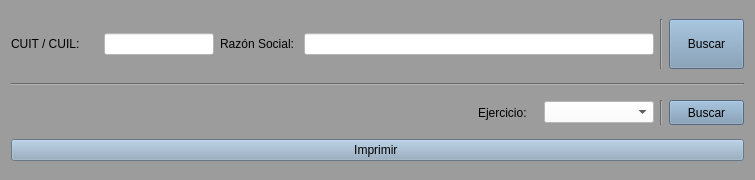
<?xml version="1.0" encoding="UTF-8"?>
<ui version="4.0">
 <class>form_reporte_libro_mayor</class>
 <widget class="QWidget" name="form_reporte_libro_mayor">
  <property name="geometry">
   <rect>
    <x>0</x>
    <y>0</y>
    <width>755</width>
    <height>180</height>
   </rect>
  </property>
  <property name="windowTitle">
   <string>Reporte de Libro Mayor</string>
  </property>
  <property name="styleSheet">
   <string notr="true">font: 10pt &quot;Liberation Sans&quot;;
color: rgb(0, 0, 0);
background-color: rgb(156, 156, 156);
selection-background-color: rgb(164, 190, 221);
selection-color: rgb(0, 0, 0);</string>
  </property>
  <layout class="QGridLayout" name="gridLayout">
   <item row="0" column="0">
    <layout class="QHBoxLayout" name="horizontalLayout_18">
     <item>
      <layout class="QHBoxLayout" name="horizontalLayout_19">
       <item>
        <widget class="QLabel" name="label_17">
         <property name="text">
          <string>CUIT / CUIL: </string>
         </property>
        </widget>
       </item>
       <item>
        <widget class="QLineEdit" name="lne_cuit_2">
         <property name="minimumSize">
          <size>
           <width>110</width>
           <height>0</height>
          </size>
         </property>
         <property name="maximumSize">
          <size>
           <width>110</width>
           <height>16777215</height>
          </size>
         </property>
         <property name="styleSheet">
          <string notr="true">background-color: rgb(255, 255, 255);
color: rgb(0, 0, 0);</string>
         </property>
         <property name="text">
          <string/>
         </property>
        </widget>
       </item>
      </layout>
     </item>
     <item>
      <layout class="QHBoxLayout" name="horizontalLayout_20">
       <item>
        <widget class="QLabel" name="label_18">
         <property name="text">
          <string>Razón Social: </string>
         </property>
        </widget>
       </item>
       <item>
        <widget class="QLineEdit" name="lne_razon_social_2">
         <property name="minimumSize">
          <size>
           <width>350</width>
           <height>0</height>
          </size>
         </property>
         <property name="maximumSize">
          <size>
           <width>350</width>
           <height>16777215</height>
          </size>
         </property>
         <property name="styleSheet">
          <string notr="true">background-color: rgb(255, 255, 255);
color: rgb(0, 0, 0);</string>
         </property>
        </widget>
       </item>
      </layout>
     </item>
     <item>
      <widget class="Line" name="line_2">
       <property name="orientation">
        <enum>Qt::Vertical</enum>
       </property>
      </widget>
     </item>
     <item>
      <widget class="QPushButton" name="btn_buscar_2">
       <property name="minimumSize">
        <size>
         <width>75</width>
         <height>50</height>
        </size>
       </property>
       <property name="maximumSize">
        <size>
         <width>75</width>
         <height>50</height>
        </size>
       </property>
       <property name="styleSheet">
        <string notr="true">background-color: rgb(119, 149, 177);</string>
       </property>
       <property name="text">
        <string>Buscar</string>
       </property>
      </widget>
     </item>
    </layout>
   </item>
   <item row="1" column="0">
    <widget class="Line" name="line">
     <property name="orientation">
      <enum>Qt::Horizontal</enum>
     </property>
    </widget>
   </item>
   <item row="2" column="0">
    <layout class="QGridLayout" name="gridLayout_4">
     <item row="0" column="0">
      <spacer name="horizontalSpacer_2">
       <property name="orientation">
        <enum>Qt::Horizontal</enum>
       </property>
       <property name="sizeHint" stdset="0">
        <size>
         <width>40</width>
         <height>20</height>
        </size>
       </property>
      </spacer>
     </item>
     <item row="0" column="1">
      <spacer name="horizontalSpacer_9">
       <property name="orientation">
        <enum>Qt::Horizontal</enum>
       </property>
       <property name="sizeHint" stdset="0">
        <size>
         <width>40</width>
         <height>20</height>
        </size>
       </property>
      </spacer>
     </item>
     <item row="0" column="2">
      <spacer name="horizontalSpacer_8">
       <property name="orientation">
        <enum>Qt::Horizontal</enum>
       </property>
       <property name="sizeHint" stdset="0">
        <size>
         <width>40</width>
         <height>20</height>
        </size>
       </property>
      </spacer>
     </item>
     <item row="0" column="3">
      <spacer name="horizontalSpacer_5">
       <property name="orientation">
        <enum>Qt::Horizontal</enum>
       </property>
       <property name="sizeHint" stdset="0">
        <size>
         <width>40</width>
         <height>20</height>
        </size>
       </property>
      </spacer>
     </item>
     <item row="0" column="4">
      <spacer name="horizontalSpacer_7">
       <property name="orientation">
        <enum>Qt::Horizontal</enum>
       </property>
       <property name="sizeHint" stdset="0">
        <size>
         <width>40</width>
         <height>20</height>
        </size>
       </property>
      </spacer>
     </item>
     <item row="0" column="5">
      <spacer name="horizontalSpacer_6">
       <property name="orientation">
        <enum>Qt::Horizontal</enum>
       </property>
       <property name="sizeHint" stdset="0">
        <size>
         <width>40</width>
         <height>20</height>
        </size>
       </property>
      </spacer>
     </item>
     <item row="0" column="6">
      <spacer name="horizontalSpacer_4">
       <property name="orientation">
        <enum>Qt::Horizontal</enum>
       </property>
       <property name="sizeHint" stdset="0">
        <size>
         <width>40</width>
         <height>20</height>
        </size>
       </property>
      </spacer>
     </item>
     <item row="0" column="7">
      <spacer name="horizontalSpacer_3">
       <property name="orientation">
        <enum>Qt::Horizontal</enum>
       </property>
       <property name="sizeHint" stdset="0">
        <size>
         <width>40</width>
         <height>20</height>
        </size>
       </property>
      </spacer>
     </item>
     <item row="0" column="8">
      <spacer name="horizontalSpacer">
       <property name="orientation">
        <enum>Qt::Horizontal</enum>
       </property>
       <property name="sizeHint" stdset="0">
        <size>
         <width>40</width>
         <height>20</height>
        </size>
       </property>
      </spacer>
     </item>
     <item row="0" column="9">
      <widget class="QLabel" name="label_21">
       <property name="minimumSize">
        <size>
         <width>60</width>
         <height>0</height>
        </size>
       </property>
       <property name="maximumSize">
        <size>
         <width>75</width>
         <height>16777215</height>
        </size>
       </property>
       <property name="text">
        <string>Ejercicio:</string>
       </property>
      </widget>
     </item>
     <item row="0" column="10">
      <widget class="QComboBox" name="cbx_ejercicio">
       <property name="minimumSize">
        <size>
         <width>110</width>
         <height>0</height>
        </size>
       </property>
       <property name="maximumSize">
        <size>
         <width>110</width>
         <height>16777215</height>
        </size>
       </property>
       <property name="styleSheet">
        <string notr="true">background-color: rgb(255, 255, 255);
color: rgb(0, 0, 0);</string>
       </property>
      </widget>
     </item>
     <item row="0" column="11">
      <widget class="Line" name="line_4">
       <property name="orientation">
        <enum>Qt::Vertical</enum>
       </property>
      </widget>
     </item>
     <item row="0" column="12">
      <widget class="QPushButton" name="btn_buscar_asiento">
       <property name="minimumSize">
        <size>
         <width>75</width>
         <height>25</height>
        </size>
       </property>
       <property name="maximumSize">
        <size>
         <width>75</width>
         <height>25</height>
        </size>
       </property>
       <property name="styleSheet">
        <string notr="true">background-color: rgb(119, 149, 177);</string>
       </property>
       <property name="text">
        <string>Buscar</string>
       </property>
      </widget>
     </item>
    </layout>
   </item>
   <item row="3" column="0">
    <widget class="QPushButton" name="btn_imprimir">
     <property name="styleSheet">
      <string notr="true">background-color: rgb(144, 169, 191);</string>
     </property>
     <property name="text">
      <string>Imprimir </string>
     </property>
    </widget>
   </item>
  </layout>
 </widget>
 <tabstops>
  <tabstop>lne_cuit_2</tabstop>
  <tabstop>lne_razon_social_2</tabstop>
  <tabstop>btn_buscar_2</tabstop>
  <tabstop>cbx_ejercicio</tabstop>
  <tabstop>btn_buscar_asiento</tabstop>
  <tabstop>btn_imprimir</tabstop>
 </tabstops>
 <resources/>
 <connections/>
</ui>
